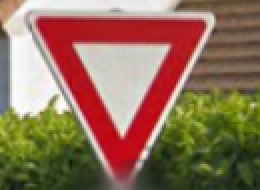
#> input picture second_solution/image.png, 130 x 95 px (shown 2 times larger)
$ python sift.py
#> lines starting #> are read from the running program, lines starting #| are printed output that depends on the picture
import cv2
import os
import matplotlib.pyplot as plt

# Load the reference image
img1 = cv2.imread('image.png')
#> img1 is the input picture: shape (95, 130, 3); mean B, G, R 88.9, 112.4, 144.5
if img1 is None:
    raise FileNotFoundError("Reference image not found. Check the path 'images/6.jpg'.")

folder_path = 'images'

sift = cv2.SIFT_create()

keypoints1, descriptors1 = sift.detectAndCompute(cv2.cvtColor(img1, cv2.COLOR_BGR2GRAY), None)
#> keypoints1 = 152 keypoints; strongest (x, y, size): (72, 77, 2.8), (75, 70, 2.9), (61, 63, 5.7), (61, 38, 19.8)

if descriptors1 is None:
    raise ValueError("No keypoints detected in the reference image.")

best_match_count = 0
best_match_image = None
best_matches = None
best_keypoints2 = None

for filename in os.listdir(folder_path):
    if filename.endswith('4.jpg') or filename.endswith('4.png'):
        img_path = os.path.join(folder_path, filename)

        img2 = cv2.imread(img_path)
        if img2 is None:
            print(f"Skipping {filename}: Unable to read image.")
            continue

        keypoints2, descriptors2 = sift.detectAndCompute(cv2.cvtColor(img2, cv2.COLOR_BGR2GRAY), None)
        if descriptors2 is None:
            print(f"Skipping {filename}: No keypoints detected.")
            continue

        bf = cv2.BFMatcher(cv2.NORM_L2, crossCheck=True)
        matches = bf.match(descriptors1, descriptors2)

        matches = sorted(matches, key=lambda x: x.distance)

        if len(matches) > best_match_count:
            best_match_count = len(matches)
            best_match_image = img2
            best_matches = matches
            best_keypoints2 = keypoints2

if best_match_image is not None and best_keypoints2 is not None:
    img_matches = cv2.drawMatches(
        img1, keypoints1, best_match_image, best_keypoints2, best_matches, None
    )
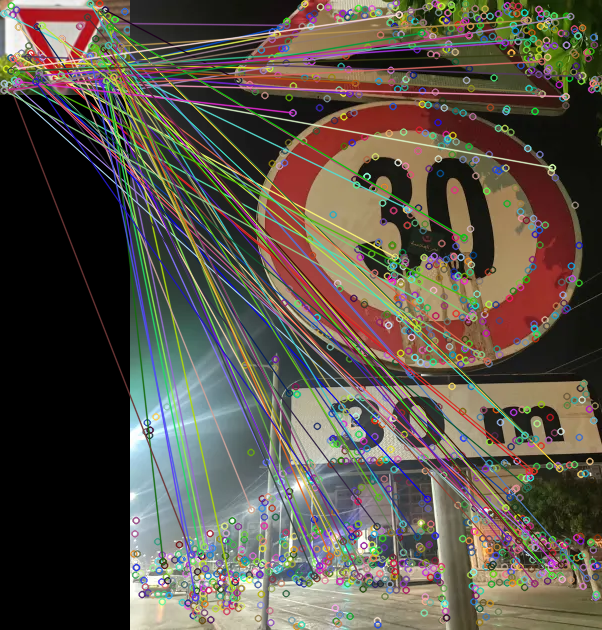
#> img_matches: shape (630, 602, 3); mean B, G, R 73.3, 83.8, 90.7

    plt.figure(figsize=(12, 6))
    plt.imshow(cv2.cvtColor(img_matches, cv2.COLOR_BGR2RGB))
    plt.title(f'Best Match ({best_match_count} Matches Found)')
    plt.axis('off')
    plt.show()

else:
    print("No matches found.")
